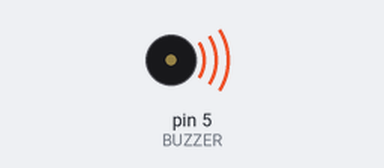
Recording of a sketch running on a simulated Arduino Uno, built with avr-gcc and run on an emulated ATmega328P. Parts: buzzer (waves = sounding).

Above: at 0.5 s.
Timing chart, 0 to 4.6 s (numbered marks = the images above):
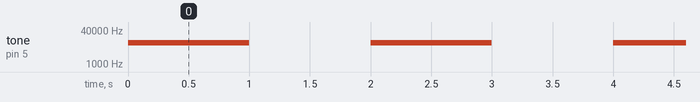

Measured:
- by itself, tone on pin 5 (BUZZER): alternates 10000 Hz for 1.0 s and silent for 1.0 s

The sketch:

BUZZER.ino
```cpp
#define BUZZER 5

void setup()
{
  // put your setup code here, to run once:
  pinMode(BUZZER, OUTPUT);
}

void loop()
{
  tone(BUZZER, 10000); //Set the voltage to high and makes a noise
  delay(1000);//Waits for 1000 milliseconds
  noTone(BUZZER);//Sets the voltage to low and makes no noise
  delay(1000);//Waits for 1000 milliseconds
  Serial.print("SOUND");
}
```
